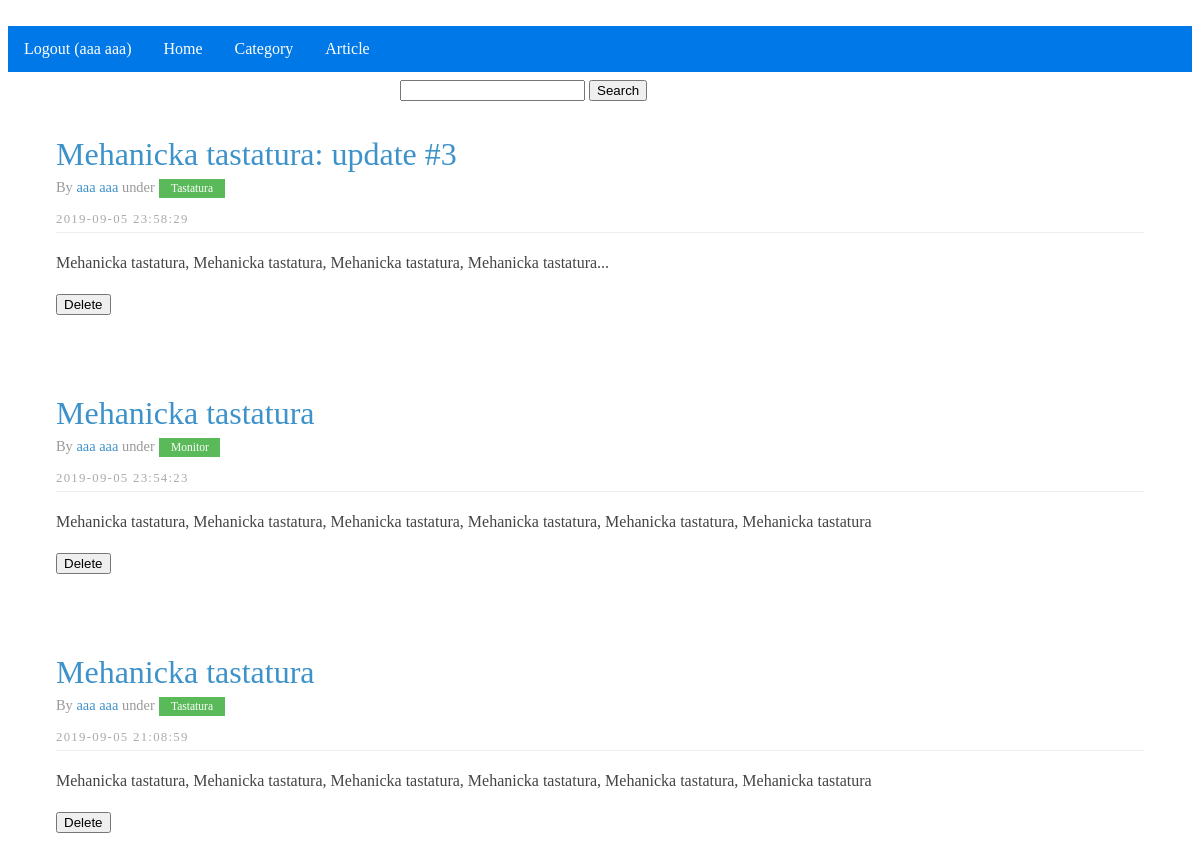
Page /dashboard (signed in) on the earlier database version.
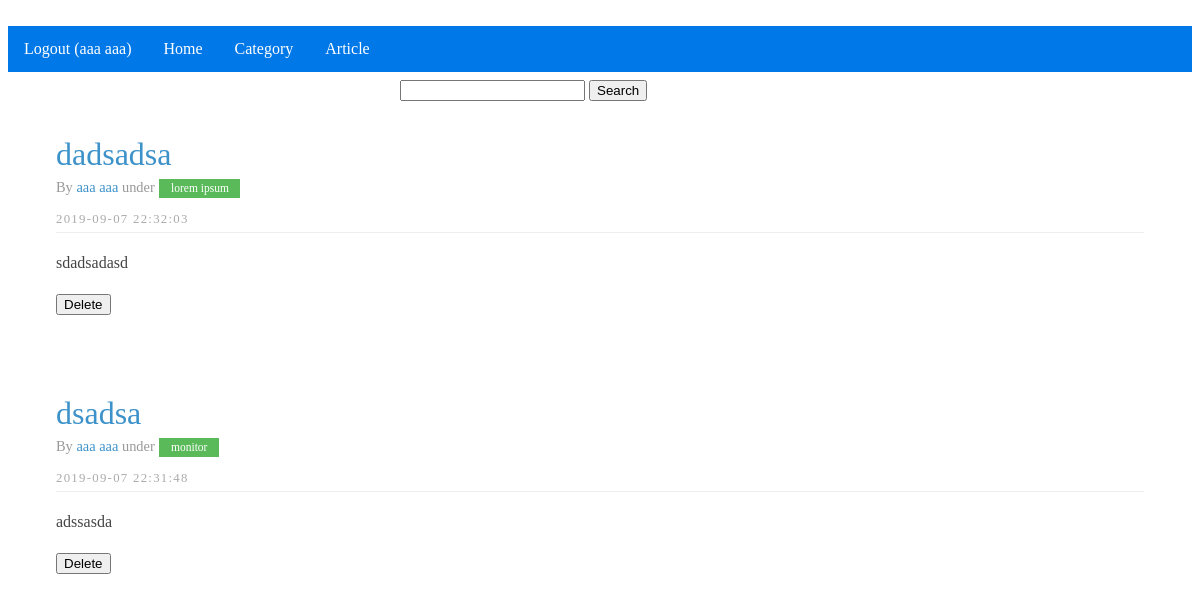
Same page on the later database version.
### blog/models.py (models this page shows, shortened)
class User(UserMixin, db.Model):
    id = db.Column(db.Integer, primary_key=True)
    email = db.Column(db.String(80), unique=True, nullable=False)
    first_name = db.Column(db.String(20), nullable=False)
    last_name = db.Column(db.String(20), nullable=False)
    password = db.Column(db.String(80), nullable=False) # 64
    created_at = db.Column(db.DateTime, nullable=False, default=datetime.now())
    articles = db.relationship('Article', backref='owner')

class Article(db.Model):
    __tablename__ = 'article'
    __searchable__ = ['title', 'content']
    id = db.Column(db.Integer, primary_key=True)
    title = db.Column(db.String(40), nullable=False)
    content = db.Column(db.Text(), nullable=False)
    created_at = db.Column(db.DateTime, nullable=False, default=datetime.now())
    updated_at = db.Column(db.DateTime, nullable=False, default=datetime.now())
    owner_id = db.Column(db.Integer, db.ForeignKey('user.id'), nullable=False)
    category_id = db.Column(db.Integer, db.ForeignKey('category.id'), nullable=False)

class Category(db.Model):
    id = db.Column(db.Integer, primary_key=True)
    title = db.Column(db.String(40), unique=True, nullable=False)
    categories = db.relationship('Article', backref='category')

### blog/dashboard/routes.py (the view)
@dashboard_bp.route('/dashboard', methods=['GET'])
@login_required
def dashboard():
    articles = Article.query.order_by(Article.updated_at.desc()).all()
    output = []
    for article in articles:
        output.append( marshmallow_data(article) )
    return render_template('dashboard.html', posts = output)

### blog/__init__.py (called while the page is built)
@login.user_loader
def load_user(id):
    return User.query.get(int(id))

### blog/dashboard/routes.py (called while the page is built)
def marshmallow_data(article):
    article_data = {}
    article_data['article_id'] = article.id
    article_data['user_id'] = article.owner.id
    article_data['title'] = article.title
    article_data['content'] = article.content
    article_data['category'] = article.category.title
    article_data['first_name'] = article.owner.first_name
    article_data['last_name'] = article.owner.first_name
    article_data['created_at'] = article.created_at
    article_data['updated_at'] = article.updated_at
    return article_data

### templates/dashboard.html (shortened to what this page needs)
﻿{% extends "layout.html" %}
{% block content %}
<ul>
    <li><a href="{{ url_for('users_bp.logout') }}">Logout ({{ current_user.first_name + ' ' + current_user.last_name }})</a></li>
    <li><a href="{{ url_for('dashboard_bp.dashboard') }}">Home</a></li>
    <li><a href="{{ url_for('categories_bp.add_category') }}">Category</a></li>
    <li><a href="{{ url_for('articles_bp.create_article') }}">Article</a></li>
</ul>
<div class="searchbtn">
    <form class="pure-form" method="GET" action="search">
        <input type="text" class="pure-input-rounded" name="query">
        <button type="submit" class="pure-button">Search</button>
    </form>
</div>
<div id="layout" class="pure-g">
    <div class="content pure-u-1 pure-u-md-3-4">
        {% for post in posts %}
        <div class="posts">
            <section class="post">
                <header class="post-header">
                    <p class="post-title"><a href="{{ url_for('dashboard_bp.single_article', article_id = post['article_id']) }}">{{ post['title'] }}</a></p>
                    <p class="post-meta">
                        By <a href="{{ url_for('dashboard_bp.user_articles', user_id = post['user_id']) }}" class="post-author">{{ post['first_name'] }} {{ post['last_name'] }}</a> under <a class="post-category post-category-design" href="#">{{ post['category'] }}</a>
                    </p>
                </header>
                <h1 class="content-subhead">{{ post['updated_at'].strftime("%Y-%m-%d %H:%M:%S") }}</h1>
                <div class="post-description">
                    <p>
                        {{ post['content'] }}
                    </p>
                </div>
                {% if post.user_id == current_user.id %}
                <form method="POST" action="{{ url_for('articles_bp.delete_article', article_id = post['article_id']) }}" class="pure-form pure-form-stacked">
                    <button type="submit" class="pure-button pure-button-primary">Delete</button>
                </form>
                {% endif %}
            </section>
        </div>
        {% endfor %}
    </div>
</div>
{% endblock content %}

### templates/layout.html (shortened to what this page needs)
﻿<!DOCTYPE html>
<html lang="en" xmlns="http://www.w3.org/1999/xhtml">
<head>
    <link rel="stylesheet" href="https://unpkg.com/purecss@1.0.1/build/pure-min.css">
    <link rel="stylesheet" type="text/css" href="{{ url_for('static', filename='mymenu.css') }}">
    <link rel="stylesheet" type="text/css" href="{{ url_for('static', filename='posts.css') }}">
</head>
<body>
    {% block content %}{% endblock %}
</body>
</html>

### static/mymenu.css (style rules this page uses)
ul { list-style-type: none; margin: 0; padding: 0; overflow: hidden; background-color: #0078E7; }
li { float: left; }
li a { display: block; color: white; text-align: center; padding: 14px 16px; text-decoration: none; }
.searchbtn { position: absolute; margin: auto; top: 80px; right: 0; bottom: 0; left: 0; width: 400px; }

### static/posts.css (style rules this page uses)
* { -webkit-box-sizing: border-box; -moz-box-sizing: border-box; box-sizing: border-box; }
a { text-decoration: none; color: rgb(61, 146, 201); }
#layout { padding: 0; }
.content-subhead { text-transform: uppercase; color: #aaa; border-bottom: 1px solid #eee; padding: 0.4em 0; font-size: 80%; font-weight: 500; letter-spacing: 0.1em; }
.content { padding: 2em 1em 0; }
.post { padding-bottom: 2em; }
.post-title { font-size: 2em; color: #222; margin-bottom: 0.2em; }
.post-description { font-family: Georgia, "Cambria", serif; color: #444; line-height: 1.8em; }
.post-meta { color: #999; font-size: 90%; margin: 0; }
.post-category { margin: 0 0.1em; padding: 0.3em 1em; color: #fff; background: #999; font-size: 80%; }
.post-category-design { background: #5aba59; }
@media (min-width: 48em) { .content { padding: 2em 3em 0; } }

Differences in the rows shown:
no longer on this page (row edited): Category: category "Tastatura" "Tastatura"
removed Article: title "Mehanicka tastatura", updated_at "2019-09-05 21:08:59", content "Mehanicka tastatura, Mehanicka tastatura, Mehanicka tastatura, Mehanicka tastatura, Mehanicka tastatura, Mehanicka tastatura"
added Category: category "lorem ipsum"
Other differences:
new list line: "dadsadsa 2019-09-07 22:32:03 sdadsadasd"
new list line: "By under Delete"
new list line: "aaa aaa"
new list line: "dsadsa 2019-09-07 22:31:48 adssasda"
new list line: "monitor"
list line gone: "Mehanicka tastatura: update #3 2019-09-05 23:58:29 Mehanicka tastatura, Mehanicka tastatura, Mehanicka tastatura, Mehanicka tastatura..."
list line gone: "By under Delete"
list line gone: "aaa aaa"
list line gone: "Mehanicka tastatura 2019-09-05 23:54:23 Mehanicka tastatura, Mehanicka tastatura, Mehanicka tastatura, Mehanicka tastatura, Mehanicka tastatura, Mehanicka tastatura"
list line gone: "Monitor"
